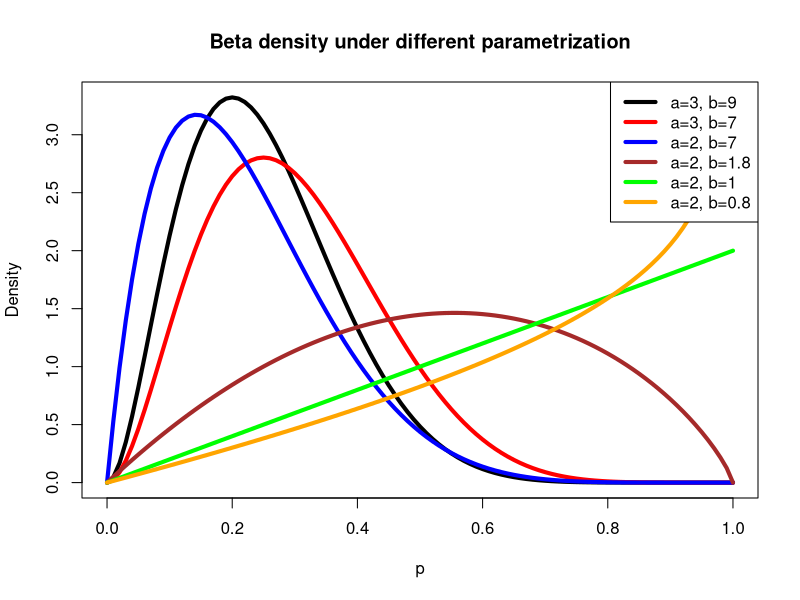
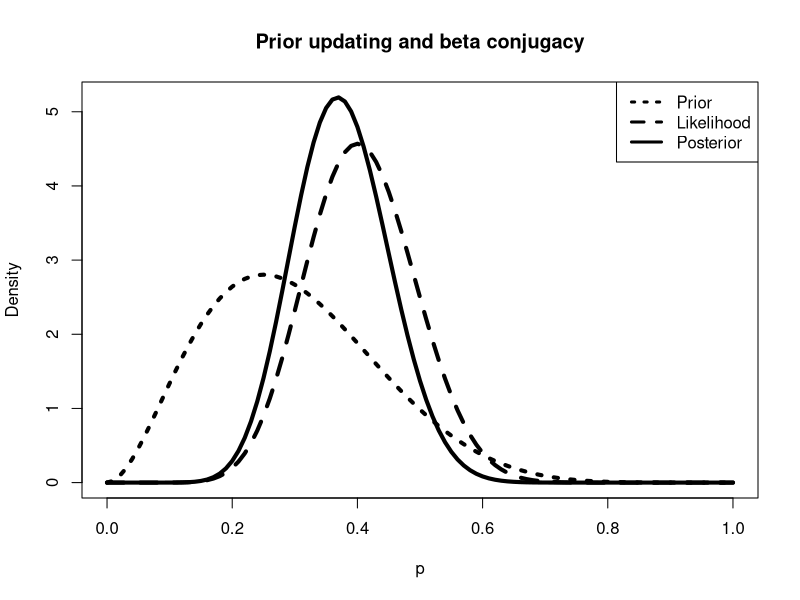
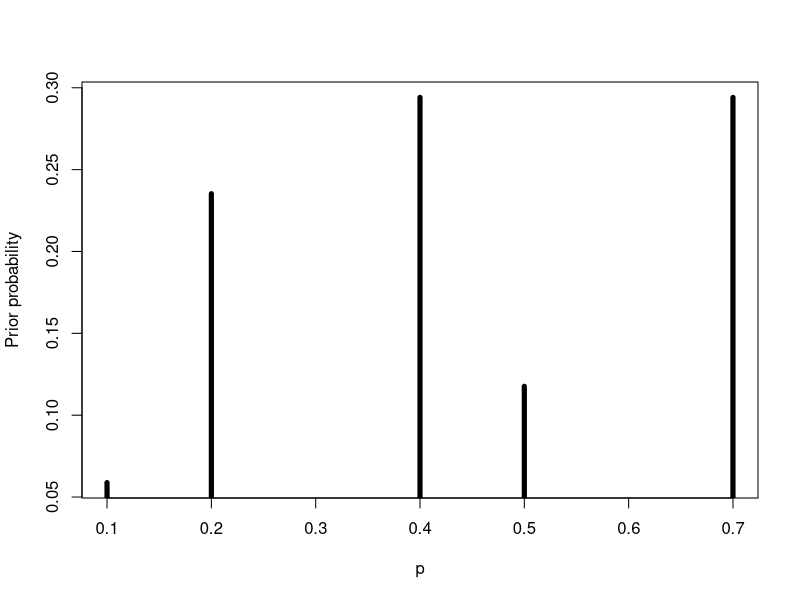
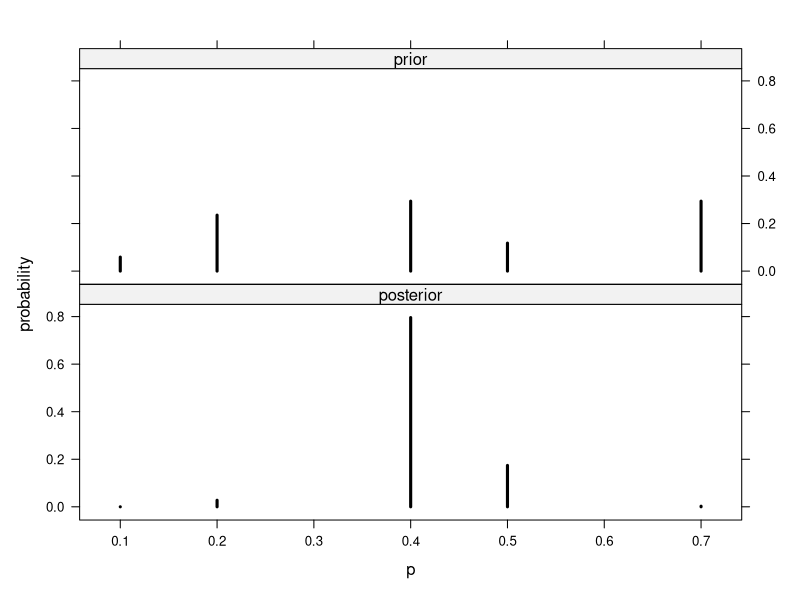

Write R code to recreate these figures, in order.
## ---- chunk 1
knitr::opts_chunk$set(echo = TRUE)
## ---- chunk 2
# short routine for parametrized beta density plotting
betaDensPlot <- function(a, b, curveCol) {curve(dbeta(x,a,b), from = 0, to = 1, xlab = "p", ylab = "Density", lty = 1, lwd = 4, add = TRUE, col = curveCol)}
# selection of parameters for beta density plots
parametersMatrix <- matrix(c(3,7,2,7,2,1.8,2,1,2,0.8), 2, 5)
# plot the curves

curve(dbeta(x,3,9), from = 0, to = 1, xlab = "p", ylab = "Density", lty = 1, lwd = 4, main = "Beta density under different parametrization")
curveColors <- c("red", "blue", "brown", "green", "orange")
invisible(apply(matrix(1:dim(parametersMatrix)[2]), 1, function(i) {betaDensPlot(parametersMatrix[1,i], parametersMatrix[2,i], curveColors[i]) } ))
legend("topright", c("a=3, b=9", "a=3, b=7", "a=2, b=7", "a=2, b=1.8", "a=2, b=1", "a=2, b=0.8"), lwd = rep(4,6), lty = rep(1,6), col = c("black", curveColors) )
## ---- chunk 3
# parameters of prior distribution
a <- 3
b<- 7
# parameters of the likelihood
s <- 12
f <- 18
curve(dbeta(x,a+s,b+f), from = 0, to = 1, xlab = "p", ylab = "Density", lty = 1, lwd = 4, main = "Prior updating and beta conjugacy")
curve(dbeta(x,s+1,f+1), from = 0, to = 1, xlab = "p", ylab = "Density", lty = 2, lwd = 4, add = TRUE)
curve(dbeta(x,a,b), from = 0, to = 1, xlab = "p", ylab = "Density", lty = 3, lwd = 4, add = TRUE)
legend("topright", c("Prior", "Likelihood", "Posterior"), lty = c(3,2,1), lwd = c(3,3,3))
## ---- chunk 4
p = c(.1, .2, .4, .5, .7)
priorProb <- c(1,4,5,2,5)
priorProb <-  priorProb / sum(priorProb)
plot(p, priorProb, type = "h", lwd = 5, xlab = "p", ylab = "Prior probability")
## ---- chunk 5
p <- c(.1, .2, .4, .5, .7)
priorProb <- c(1,4,5,2,5)
priorProb <-  priorProb / sum(priorProb)

# parameters of the likelihood
s <- 12
f <- 18

# evaluation of parameters for the believes
like <- s * log(p) + f * log(1 - p)
# compute the evaluations of posterior  
product <- exp(like) * priorProb
# make a proper denisty out of the posterior
postProb = product / sum(product)

library(lattice) # for plotting
# data frame for prior
prior <- data.frame("prior", p, priorProb)
# data frame for posterior
posterior <- data.frame("posterior", p, postProb)
names(prior) <- c("type", "p", "probability")
names(posterior) <- c("type", "p", "probability")

# combining the information into one data frame
data <- rbind(prior, posterior)
# nice plot type
xyplot(probability~p|type, data = data, layout = c(1,2), type = "h", lwd = 3, col = "black" )

